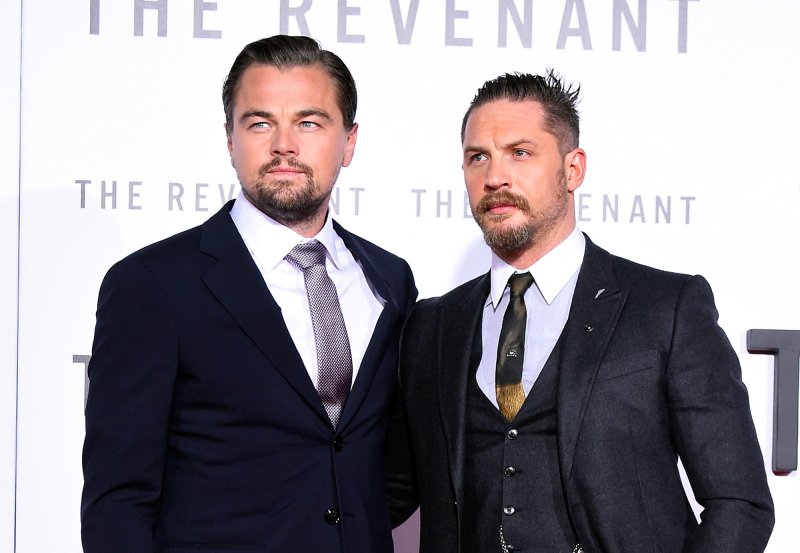
#> input picture test.jpg, 800 x 553 px
$ python src.py
#> lines starting #> are read from the running program, lines starting #| are printed output that depends on the picture; after the words box and inside, x2 and y2 are one past the last pixel; in counts of white or black regions, pixels touching at a corner belong together
import cv2 as cv


#If the picture is in the same folder, you only need to write the name of the picture, for example : XXXYYY.jpg
#but if the picture is in another drive or folder, you have to write the full path, for example : Downloads/Pictures/XXXYYY.jpg
original_image = cv.imread("test.jpg")
#> original_image is the input picture: shape (553, 800, 3); mean B, G, R 151.6, 145.5, 150.5

# We use this line of code to convert the original image to grayscale so our algorithm can process it
grayscale_image = cv.cvtColor(original_image, cv.COLOR_BGR2GRAY)
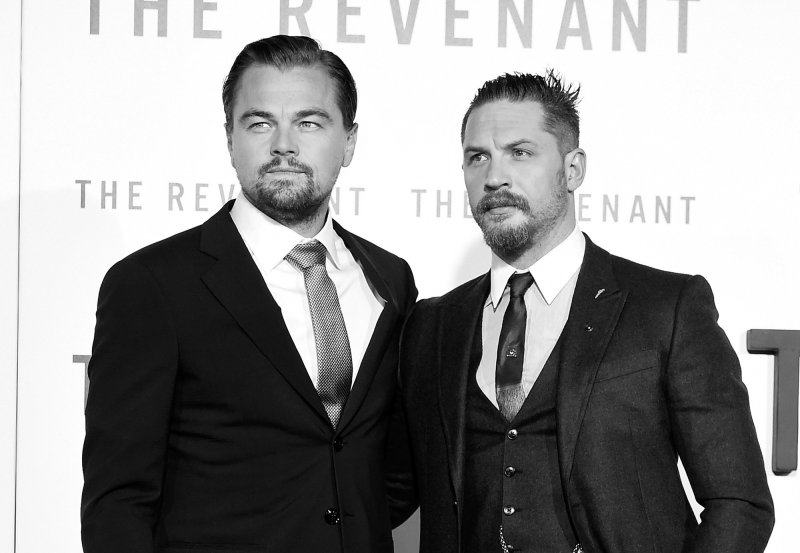
#> grayscale_image: shape (553, 800); min 0, max 255, mean 147.7

# We load the classifier
face_cascade = cv.CascadeClassifier("haarcascade_frontalface_alt.xml")

# This line will detect the faces
detected_faces = face_cascade.detectMultiScale(grayscale_image, 1.3)
#> detected_faces = [[221, 74, 126, 126], [437, 105, 128, 128]]

# detected_faces is an Ndarray showing the coordinates of each face
# now we just need to draw squares around those coordinates to show the detected faces on the screen
for (column, row, width, height) in detected_faces:
    cv.rectangle(
        original_image,
        (column, row),
        (column + width, row + height),
        (0, 0, 255),  #color of the squares in RGB
        2             #Thickness of squares lines
    )
#> this loop made 2 passes
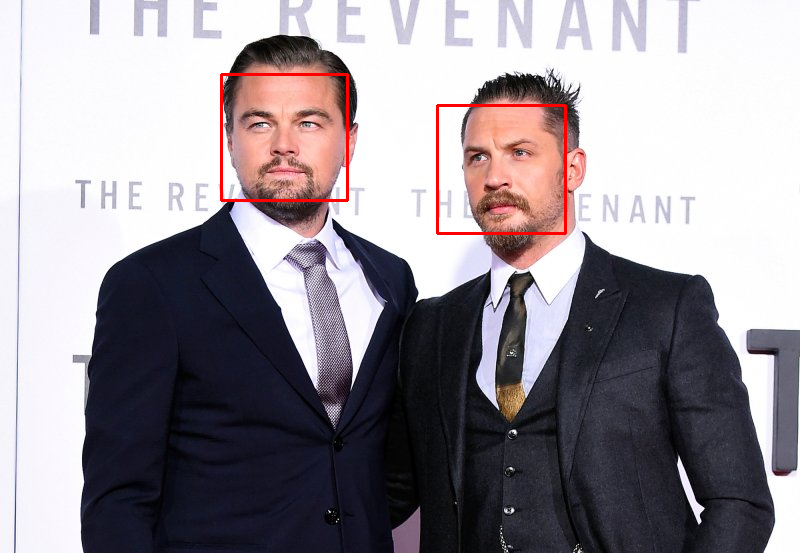
#> original_image: shape (553, 800, 3); 0.69% of pixels changed, all inside (x1, y1, x2, y2) = (220, 73, 567, 235)

cv.imshow('Image', original_image)  #show the final result
cv.waitKey(0)
cv.destroyAllWindows()
